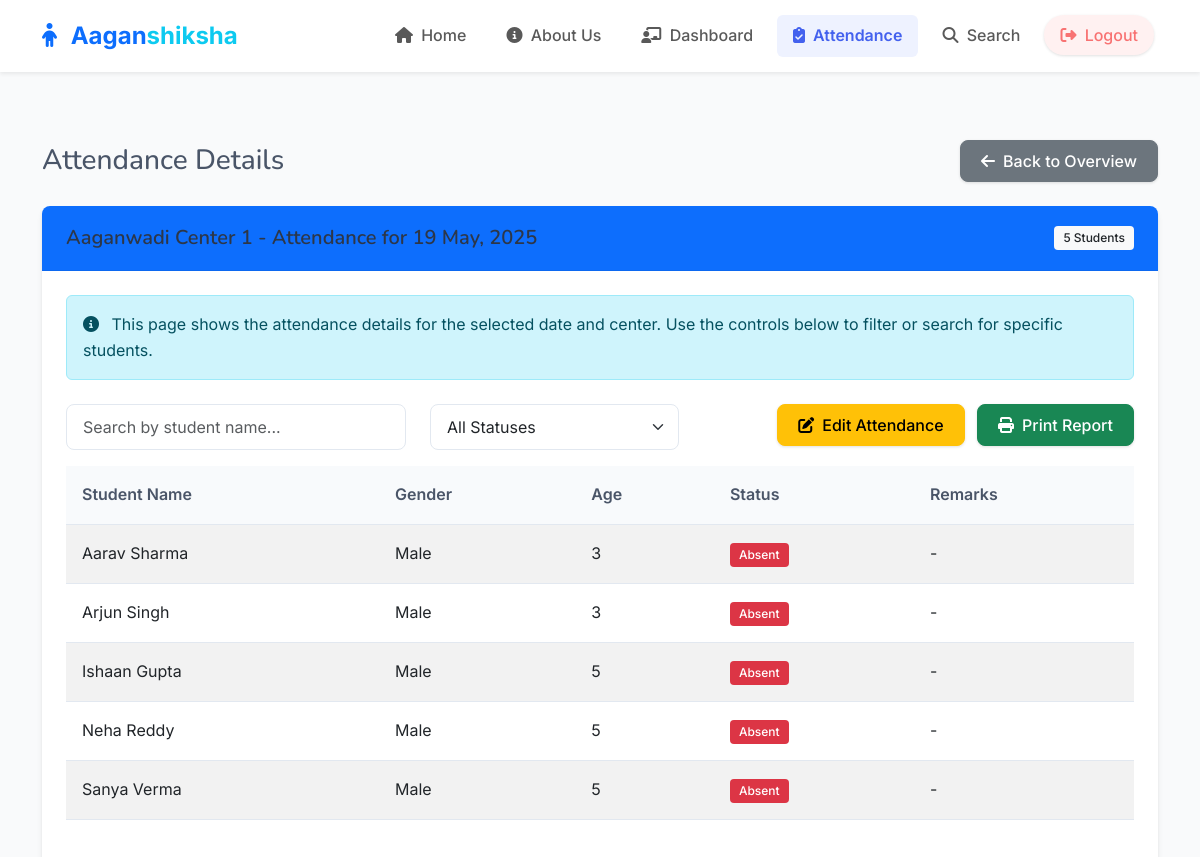
The page /attendance/view/1/2025-05-19 (signed in, upper part) on the database as committed earlier.
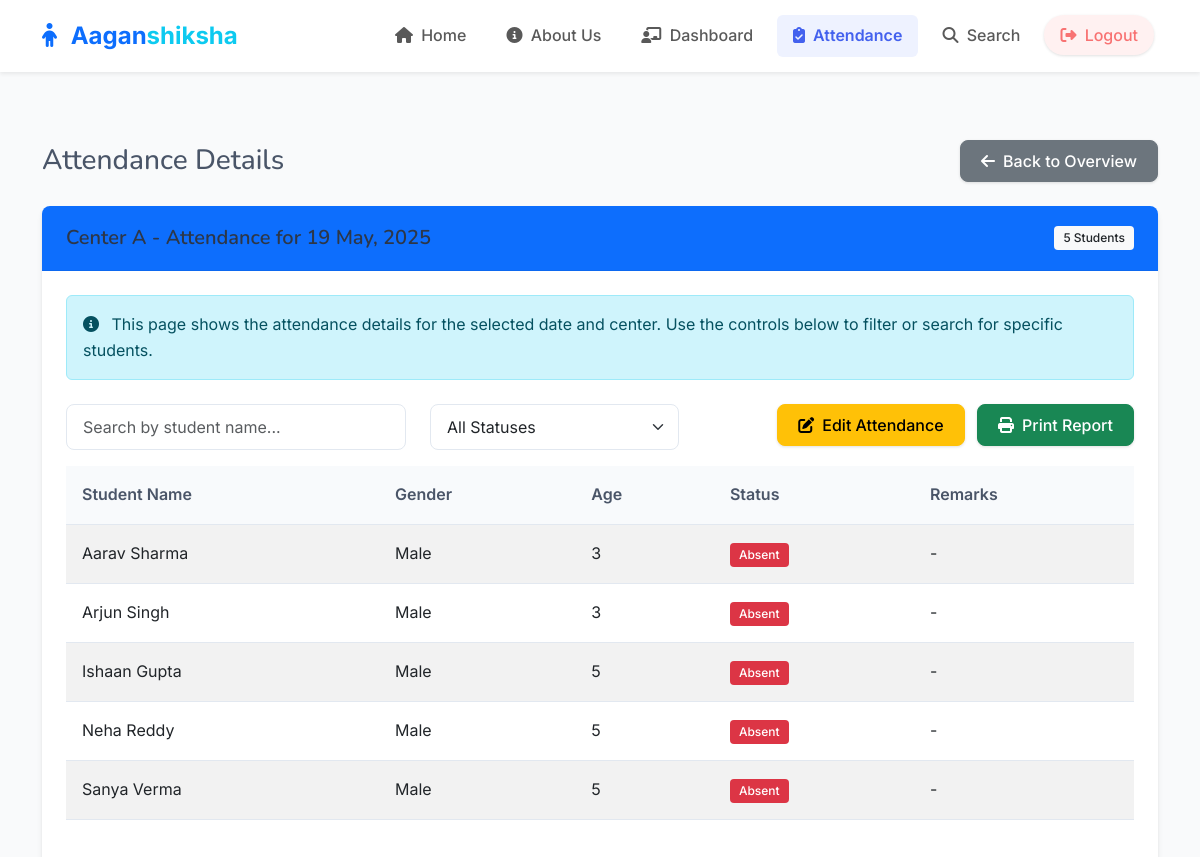
The same page on the database as committed later.
### models.py (models this page shows)
class Center(db.Model):
    id = db.Column(db.Integer, primary_key=True)
    name = db.Column(db.String(100), nullable=False)
    address = db.Column(db.String(200), nullable=False)
    contact_number = db.Column(db.String(15))
    email = db.Column(db.String(120))
    created_at = db.Column(db.DateTime, default=datetime.utcnow)
    students = db.relationship('Student', backref='center', lazy=True)
    inventory_items = db.relationship('Inventory', backref='center', lazy=True)

### routes/attendance.py (the view)
@attendance_bp.route('/view/<int:center_id>/<date>')
@login_required
@authorized_user
def view_attendance(center_id, date):
    attendance_date = datetime.strptime(date, '%Y-%m-%d').date()
    center = Center.query.get_or_404(center_id)
    students = Student.query.filter_by(center_id=center_id).all()
    attendance_records = {}
    for record in Attendance.query.filter_by(date=attendance_date).all():
        attendance_records[record.student_id] = record
    attendance_data = []
    for student in students:
        if student.id in attendance_records:
            record = attendance_records[student.id]
            status = record.status
            remarks = record.remarks
        else:
            status = 'absent'  # Default to absent if no record
            remarks = ''
        attendance_data.append({
            'student': student,
            'status': status,
            'remarks': remarks
        })
    return render_template('attendance/view.html',
                          center=center,
                          date=attendance_date,
                          attendance_data=attendance_data)

### app.py (called while the page is built)
@app.context_processor
def inject_csrf_token():
    return dict(csrf_token=generate_csrf)

@login_manager.user_loader
def load_user(user_id):
    return User.query.get(int(user_id))

### routes/attendance.py (called while the page is built)
def authorized_user(f):
    @wraps(f)
    def decorated_function(*args, **kwargs):
        if not current_user.is_authenticated or current_user.role not in ['admin', 'teacher']:
            flash('You need to be an admin or teacher to access this page.', 'danger')
            return redirect(url_for('auth.login'))
        return f(*args, **kwargs)
    return decorated_function

### templates/attendance/view.html (shortened to what this page needs)
{% extends 'base.html' %}
{% block content %}
<div class="container py-4">
    <div class="d-flex justify-content-between align-items-center mb-4">
        <h1 class="h3 mb-0">Attendance Details</h1>
        <a href="{{ url_for('attendance.index') }}" class="btn btn-secondary">
            <i class="fas fa-arrow-left me-2"></i>Back to Overview
        </a>
    </div>
    <div class="card mb-4">
        <div class="card-header bg-primary text-white d-flex justify-content-between align-items-center">
            <h5 class="mb-0">{{ center.name }} - Attendance for {{ date.strftime('%d %B, %Y') }}</h5>
            <span class="badge bg-light text-dark">{{ attendance_data|length }} Students</span>
        </div>
        <div class="card-body">
            <div class="alert alert-info mb-4">
                <i class="fas fa-info-circle me-2"></i>
                This page shows the attendance details for the selected date and center. Use the controls below to filter or search for specific students.
            </div>
            <div class="row mb-3">
                <div class="col-md-4">
                    <input type="text" id="studentSearch" class="form-control" placeholder="Search by student name...">
                </div>
                <div class="col-md-3">
                    <select id="statusFilter" class="form-select">
                        <option value="all">All Statuses</option>
                    </select>
                </div>
                <div class="col-md-5 text-end">
                    {% if current_user.role == 'teacher' %}
                        <a href="{{ url_for('teacher.attendance') }}?date={{ date.strftime('%Y-%m-%d') }}" class="btn btn-warning">
                            <i class="fas fa-edit me-2"></i>Edit Attendance
                        </a>
                    {% endif %}
                    <button type="button" class="btn btn-success ms-2" onclick="printAttendance()">
                        <i class="fas fa-print me-2"></i>Print Report
                    </button>
                </div>
            </div>
            <div class="table-responsive">
                <table class="table table-striped table-hover" id="attendanceTable">
                    <thead>
                        <tr>
                            <th>Student Name</th>
                            <th>Gender</th>
                            <th>Age</th>
                            <th>Status</th>
                            <th>Remarks</th>
                        </tr>
                    </thead>
                    <tbody>
                        {% for record in attendance_data %}
                            <tr class="status-{{ record.status }}">
                                <td>{{ record.student.name }}</td>
                                <td>{{ record.student.gender|capitalize }}</td>
                                <td>{{ record.student.age }}</td>
                                <td>
                                    <span class="badge {% if record.status == 'present' %}bg-success{% elif record.status == 'absent' %}bg-danger{% else %}bg-warning{% endif %}">
                                        {{ record.status|capitalize }}
                                    </span>
                                </td>
                                <td>{{ record.remarks if record.remarks else '-' }}</td>
                            </tr>
                        {% endfor %}
                    </tbody>
                </table>
            </div>
        </div>
    </div>
</div>
{% endblock %}

Rows that differ between the two databases and show on the page:
changed Center: name "Aaganwadi Center 1" → "Center A"
